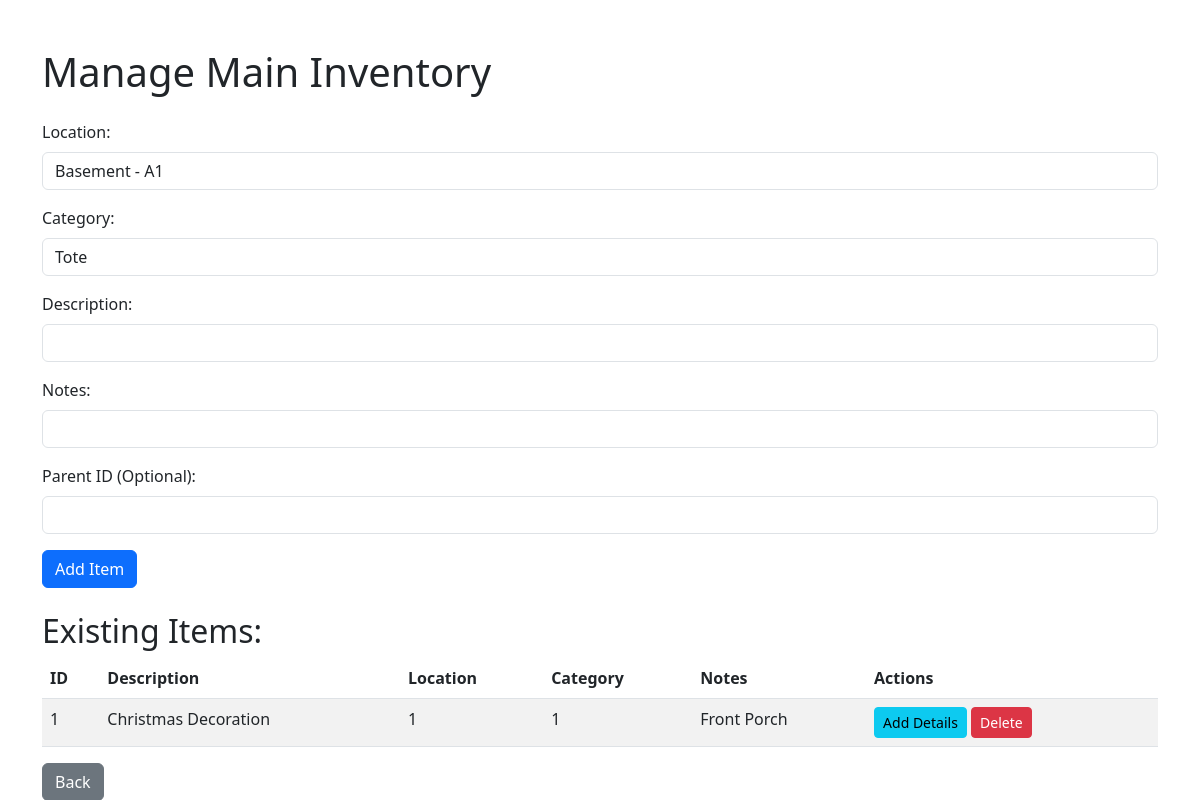
Page /main on the earlier database version.
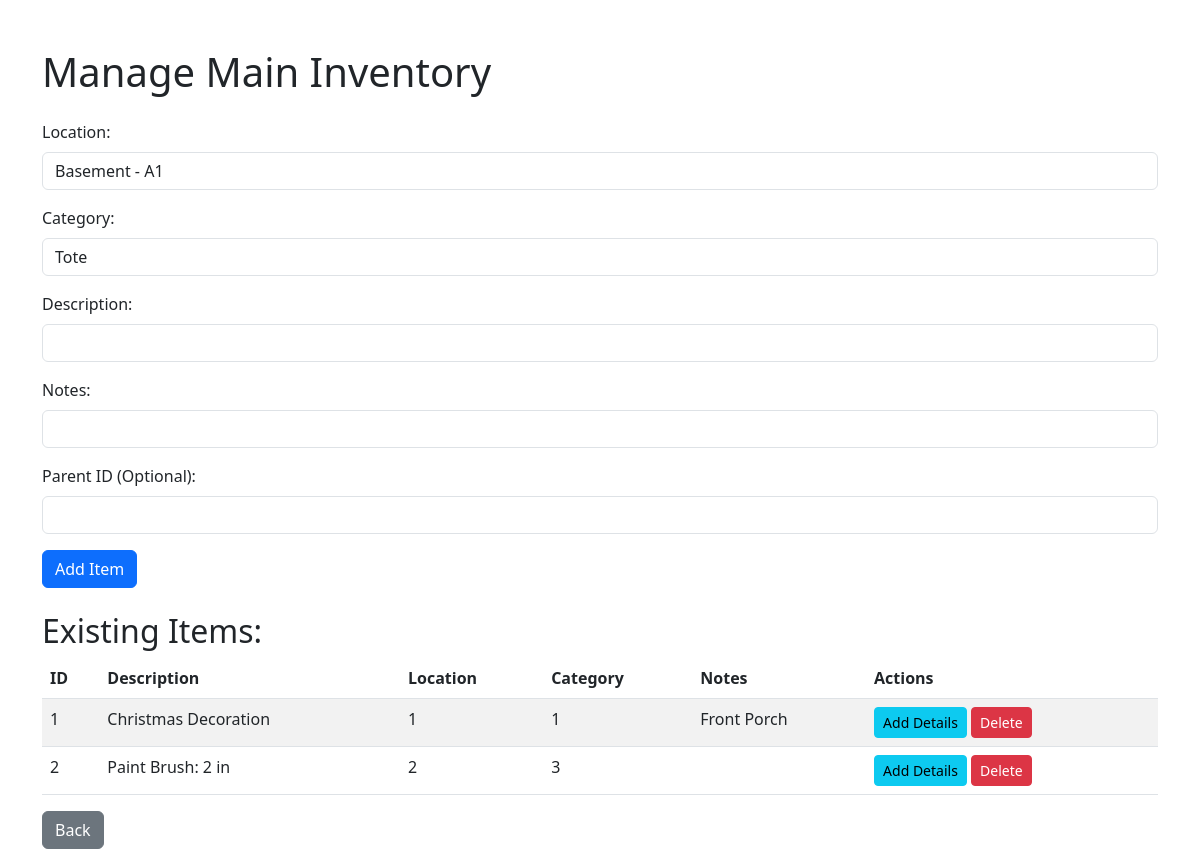
Same page on the later database version.
### tables this page shows
CREATE TABLE tblMain (
    ID INTEGER PRIMARY KEY AUTOINCREMENT,
    LocationID INTEGER,
    CategoryID INTEGER,
    Description TEXT NOT NULL,
    Notes TEXT,
    ParentID INTEGER,
    FOREIGN KEY (LocationID) REFERENCES tblLocations (LocationID),
    FOREIGN KEY (CategoryID) REFERENCES tblCategories (CategoryID),
    FOREIGN KEY (ParentID) REFERENCES tblMain (ID)
);

### app.py (the view, shortened to what this page needs)
@app.route('/main', methods=['GET', 'POST'])
def main():
    conn = db_connection()
    cursor = conn.cursor()
    cursor.execute('SELECT * FROM tblMain')
    main_items = cursor.fetchall()
    cursor.execute('SELECT * FROM tblLocations')
    locations = cursor.fetchall()
    cursor.execute('SELECT * FROM tblCategories')
    categories = cursor.fetchall()
    conn.close()
    return render_template('main.html', main_items=main_items, locations=locations, categories=categories)

### app.py (called while the page is built)
def db_connection():
    conn = sqlite3.connect('inventory.db')
    conn.row_factory = sqlite3.Row
    return conn

### templates/main.html (shortened to what this page needs)
<!DOCTYPE html>
<html lang="en">
<head>
    <link href="https://cdn.jsdelivr.net/npm/bootstrap@5.3.0/dist/css/bootstrap.min.css" rel="stylesheet">
</head>
<body class="container mt-5">
    <h1 class="mb-4">Manage Main Inventory</h1>
    <form method="post" class="mb-4">
        <div class="mb-3">
            <label for="location_id" class="form-label">Location:</label>
            <select class="form-control" id="location_id" name="location_id">
                {% for location in locations %}
                    <option value="{{ location.LocationID }}">{{ location.MainLocation }} - {{ location.Sublocation }}</option>
                {% endfor %}
            </select>
        </div>
        <div class="mb-3">
            <label for="category_id" class="form-label">Category:</label>
            <select class="form-control" id="category_id" name="category_id">
                {% for category in categories %}
                    <option value="{{ category.CategoryID }}">{{ category.CategoryName }}</option>
                {% endfor %}
            </select>
        </div>
        <div class="mb-3">
            <label for="description" class="form-label">Description:</label>
            <input type="text" class="form-control" id="description" name="description" required>
        </div>
        <div class="mb-3">
            <label for="notes" class="form-label">Notes:</label>
            <input type="text" class="form-control" id="notes" name="notes">
        </div>
        <div class="mb-3">
            <label for="parent_id" class="form-label">Parent ID (Optional):</label>
            <input type="text" class="form-control" id="parent_id" name="parent_id">
        </div>
        <button type="submit" class="btn btn-primary">Add Item</button>
    </form>
    <h2>Existing Items:</h2>
    <table class="table table-striped">
        <thead>
            <tr>
                <th>ID</th>
                <th>Description</th>
                <th>Location</th>
                <th>Category</th>
                <th>Notes</th>
                <th>Actions</th>
            </tr>
        </thead>
        <tbody>
            {% for item in main_items %}
                <tr>
                    <td>{{ item.ID }}</td>
                    <td>{{ item.Description }}</td>
                    <td>{{ item.LocationID }}</td>
                    <td>{{ item.CategoryID }}</td>
                    <td>{{ item.Notes }}</td>
                    <td>
                        <a href="/add_item_details/{{ item.ID }}" class="btn btn-info btn-sm">Add Details</a>
                        <form method="post" action="/delete_main/{{ item.ID }}" style="display:inline;">
                            <button type="submit" class="btn btn-danger btn-sm" onclick="return confirm('Are you sure?');">Delete</button>
                        </form>
                    </td>
                </tr>
            {% endfor %}
        </tbody>
    </table>
    <a href="/" class="btn btn-secondary">Back</a>
</body>
</html>

Differences in the rows shown:
added tblMain: ID "2", Description "Paint Brush: 2 in", LocationID "2", CategoryID "3"
